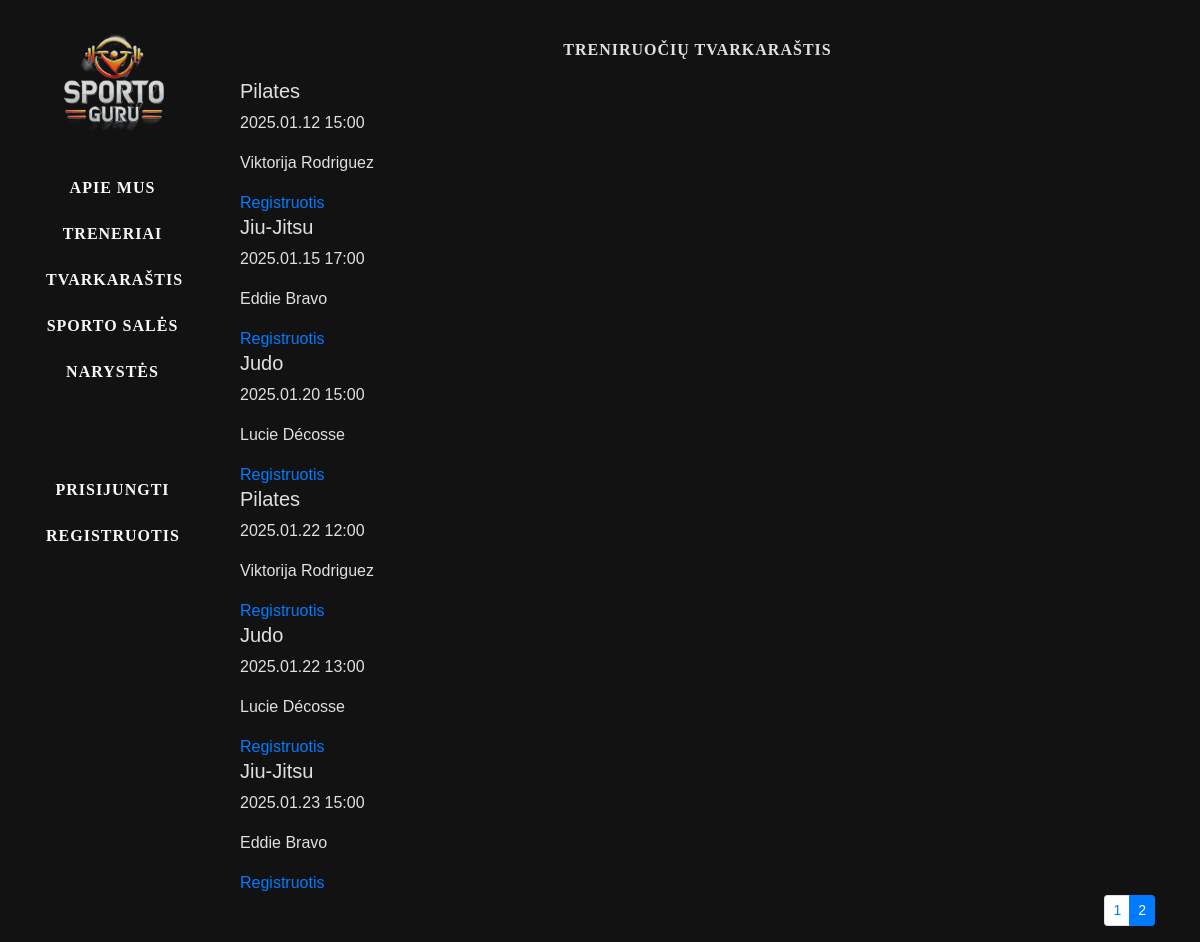
Page /gympro/tvarkarastis/?page=2 on the earlier database version.
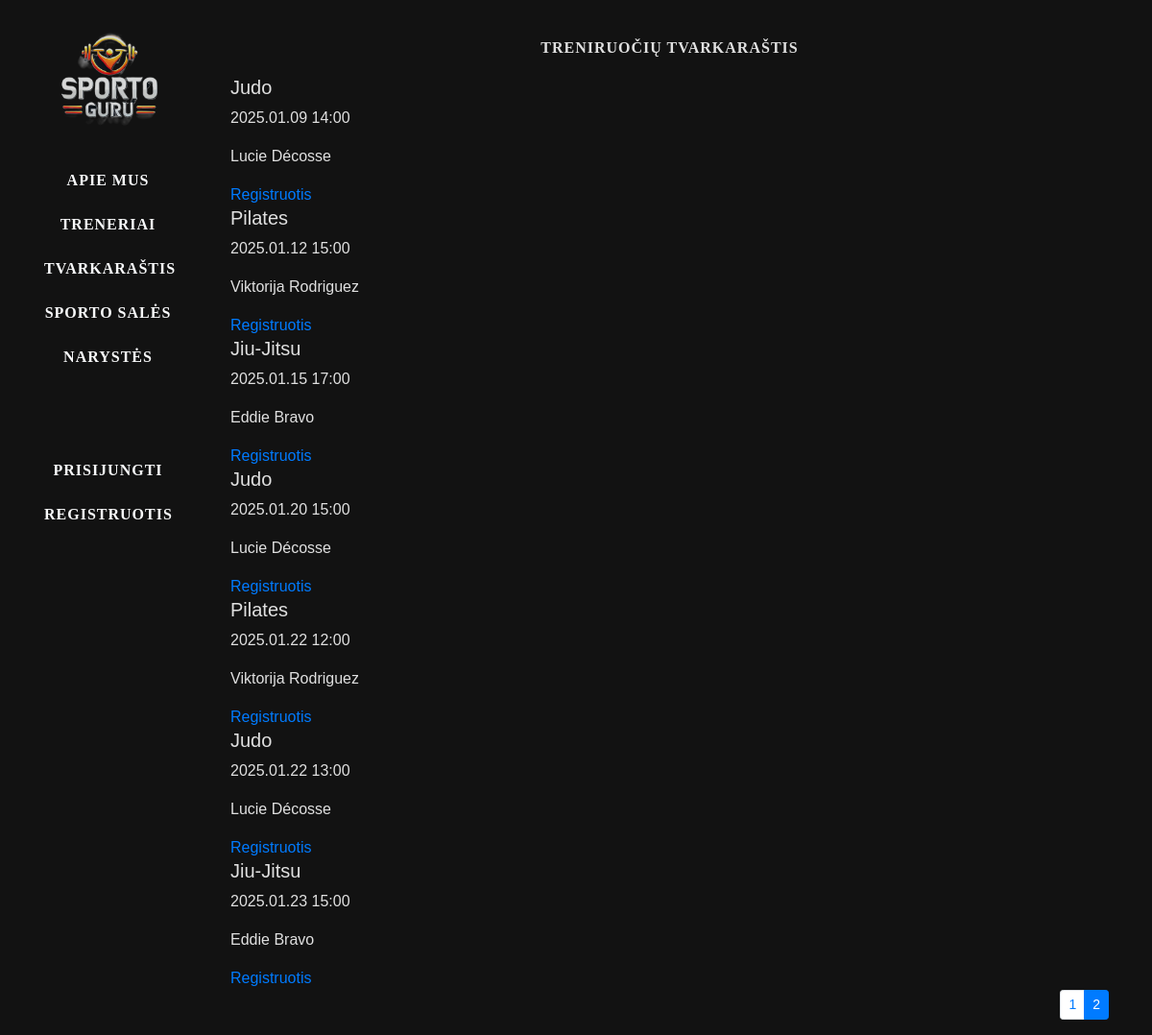
Same page on the later database version.
### gympro/models.py (models this page shows, shortened)
class Instructor(models.Model):
    first_name = models.CharField(max_length=30)
    last_name = models.CharField(max_length=30)
    specialization = models.CharField(max_length=100)
    bio = models.TextField(blank=True)
    contact_email = models.EmailField(blank=True, null=True)
    phone_number = models.CharField(max_length=15, blank=True, null=True)
    photo = models.ImageField(upload_to='instructors_photos/', blank=True, null=True)
    instagram = models.URLField(blank=True, null=True)
    facebook = models.URLField(blank=True, null=True)
    linkedin = models.URLField(blank=True, null=True)
    class Meta:
        ordering = ["specialization"]
        verbose_name = "Instruktorius/Treneris"
        verbose_name_plural = "Instruktoriai/Treneriai"

class Class(models.Model):
    name = models.CharField(max_length=30)
    class_type = models.CharField(max_length=50, choices=[
        ('dziudo', 'Dziudo'),
        ('jiu-jitsu', 'Jiu-jitsu'),
        ('karate', 'Karate'),
        ('boksas', 'Boksas'),
        ('thai-boksas', 'Thai-Boksas'),
        ('crossfit', 'CrossFit'),
        ('pilates', 'Pilates'),
        ('yoga', 'Yoga'),
        ('zumba', 'Zumba'),
        ('fitness', 'Fitness'),
    ])
    instructor = models.ForeignKey("Instructor", on_delete=models.SET_NULL, null=True, blank=True,
                                   related_name="classes")
    sport_hall = models.ForeignKey("SportHall", on_delete=models.SET_NULL, null=True, blank=True)
    schedule = models.DateTimeField(help_text="Įveskite pamokos datą ir laiką.")
    max_capacity = models.IntegerField()
    current_bookings = models.IntegerField(default=0)
    class Meta:
        ordering = ["name"]
        verbose_name = "Treniruotė"
        verbose_name_plural = "Treniruotės"

### gympro/views.py (the view)
# urls.py: path('tvarkarastis/', views.tvarkarastis_view, name='tvarkarastis'),
def tvarkarastis_view(request):
    today = timezone.now().date()
    classes = Class.objects.filter(schedule__date__gte=today).order_by('schedule')
    paginator = Paginator(classes, 7)
    page_number = request.GET.get('page')
    page_obj = paginator.get_page(page_number)
    schedule = []
    for treniruote in page_obj:
        schedule.append({
            'date': treniruote.schedule.date().strftime("%Y.%m.%d"),
            'time': treniruote.schedule.time().strftime("%H:%M"),
            'name': treniruote.name,
            'coach_pavarde': treniruote.instructor.last_name,
            'coach_vardas': treniruote.instructor.first_name,
        })
    context = {
        'schedule': schedule,
        'page_obj': page_obj,
    }
    return render(request, 'tvarkarastis.html', context=context)

### gympro/templates/tvarkarastis.html
{% extends 'base.html' %}
{% block content %}
<div class="col-sm-10">
  <div class="container tvarkarastis">
    <h4>Treniruočių tvarkaraštis</h4>
    <div class="tvarkarastis">
      {% for class in schedule %}
        <div class="tvarkarastis-kortele">
          <h5>{{ class.name }}</h5>
          <p>{{ class.date }} {{ class.time }}</p>
          <p>{{ class.coach_vardas }} {{ class.coach_pavarde }}</p>
          <a href="#">Registruotis</a>
        </div>
      {% endfor %}
    </div>
  </div>
  <div class="container puslapiai">
    <nav aria-label="Puslapiai">
      {% if page_obj.has_other_pages %}
        <ul class="pagination pagination-sm justify-content-end">
          {% for i in page_obj.paginator.page_range %}
            {% if page_obj.number == i %}
              <li class="page-item active">
                <a class="page-link">{{ i }}</a>
              </li>
            {% else %}
              <li class="page-item">
                <a class="page-link" href="?page={{ i }}">{{ i }}</a>
              </li>
            {% endif %}
          {% endfor %}
        </ul>
      {% endif %}
    </nav>
  </div>
</div>
{% endblock %}

Differences in the rows shown:
now on this page (row edited): Class: name "Judo"
Other differences:
new list line: "2025.01.09 14:00 Registruotis"
new list line: "Lucie Décosse"
